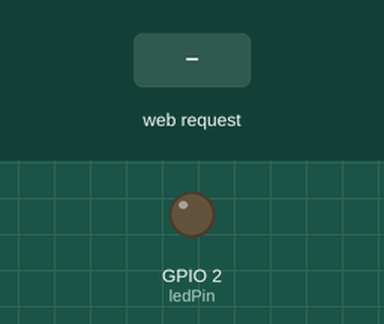
This sketch was run on a simulated ESP32. On the bench: output pins drawn as LEDs (lit = HIGH). The test bench sets the inputs (shaded band). WiFi joins after 1.5 s; servers stay silent unless stated; what the sketch prints to the serial monitor is not drawn.

Above: at 3.2 s.
3.3 s: HTTP request GET /led/on received
At 3.8 s:
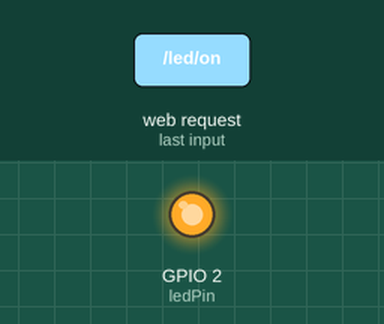
4.8 s: HTTP request GET /led/off received
At 6.2 s:
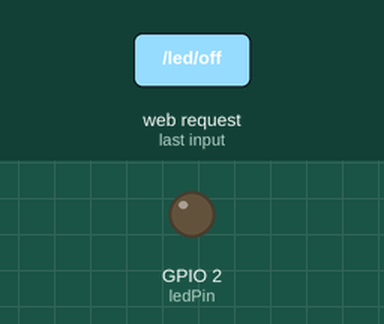
Timing chart, 0 to 7.8 s (numbered marks = the images above; inputs shaded):
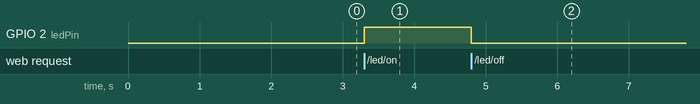

The sketch:

led.ino
```cpp
#include <WiFi.h>
#include <WiFiClient.h>
#include <WiFiServer.h>

const char* ssid = "Wi-Ghost ";
const char* password = "<-#740.monline.io#->";

int ledPin = 2; // Pin del LED
WiFiServer server(80); // Servidor web en el puerto 80

void setup() {
  pinMode(ledPin, OUTPUT);
  Serial.begin(115200);

  WiFi.begin(ssid, password);
  while (WiFi.status() != WL_CONNECTED) {
    delay(1000);
    Serial.println("Conectando a WiFi...");
  }

  server.begin();
  Serial.print("IP Address: ");
  Serial.println(WiFi.localIP());
}

void loop() {
  WiFiClient client = server.available(); // Espera a un cliente
  if (client) {
    String request = client.readStringUntil('\r');

    if (request.indexOf("/led/on") != -1) {
      digitalWrite(ledPin, HIGH); // Enciende el LED
    }
    if (request.indexOf("/led/off") != -1) {
      digitalWrite(ledPin, LOW); // Apaga el LED
    }

    client.flush();
    client.stop();
  }
}
```

Measured:
- after the input at 3.3 s, GPIO 2 (ledPin): LOW → HIGH at once
- after the input at 4.8 s, GPIO 2 (ledPin): HIGH → LOW at once
